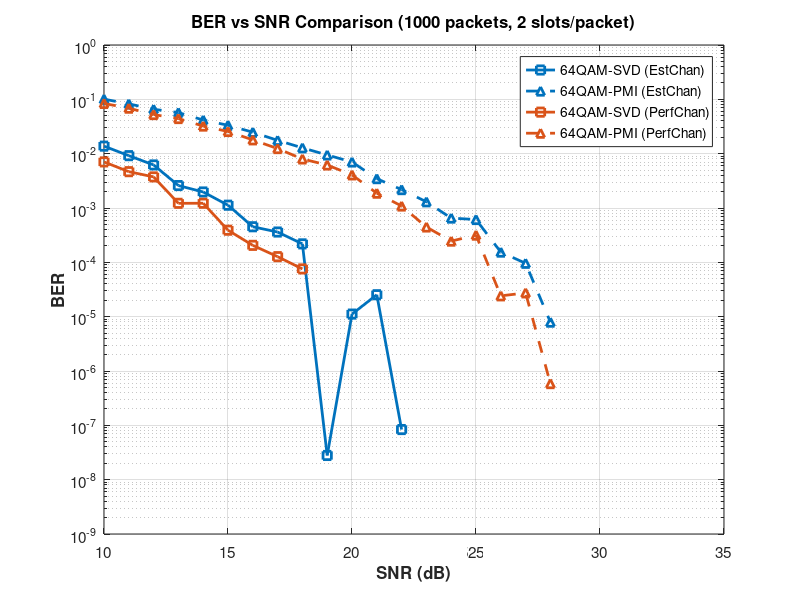

This figure's MATLAB source:
% Extract data from simulation results

% Channel Estimation (Practical) - 64QAM-SVD
SNRdB_64QAM_SVD_ChanEst = [10:35]';
BER_64QAM_SVD_ChanEst = [1.3755e-02; 9.1890e-03; 6.2026e-03; 2.5885e-03; 1.9715e-03; ...
    1.1263e-03; 4.5172e-04; 3.6122e-04; 2.1862e-04; 2.7889e-08; ...
    1.1156e-05; 2.5324e-05; 8.3668e-08; 0.0000e+00; 0.0000e+00; ...
    0.0000e+00; 0.0000e+00; 0.0000e+00; 0.0000e+00; 0.0000e+00; ...
    0.0000e+00; 0.0000e+00; 0.0000e+00; 0.0000e+00; 0.0000e+00; ...
    0.0000e+00];

% Channel Estimation (Practical) - 64QAM-PMI
SNRdB_64QAM_PMI_ChanEst = [10:35]';
BER_64QAM_PMI_ChanEst = [1.0078e-01; 8.2466e-02; 6.5724e-02; 5.7068e-02; 4.1605e-02; ...
    3.3318e-02; 2.4819e-02; 1.7580e-02; 1.2799e-02; 9.4566e-03; ...
    7.0259e-03; 3.4689e-03; 2.1782e-03; 1.2996e-03; 6.5189e-04; ...
    6.1340e-04; 1.5417e-04; 9.6023e-05; 7.9206e-06; 0.0000e+00; ...
    0.0000e+00; 0.0000e+00; 0.0000e+00; 0.0000e+00; 0.0000e+00; ...
    0.0000e+00];

% Perfect Channel - 64QAM-SVD
SNRdB_64QAM_SVD_PerfChan = [10:35]';
BER_64QAM_SVD_PerfChan = [7.0510e-03; 4.6622e-03; 3.7350e-03; 1.2199e-03; 1.2233e-03; ...
    3.9014e-04; 2.0538e-04; 1.2720e-04; 7.5636e-05; 0.0000e+00; ...
    0.0000e+00; 0.0000e+00; 0.0000e+00; 0.0000e+00; 0.0000e+00; ...
    0.0000e+00; 0.0000e+00; 0.0000e+00; 0.0000e+00; 0.0000e+00; ...
    0.0000e+00; 0.0000e+00; 0.0000e+00; 0.0000e+00; 0.0000e+00; ...
    0.0000e+00];

% Perfect Channel - 64QAM-PMI
SNRdB_64QAM_PMI_PerfChan = [10:35]';
BER_64QAM_PMI_PerfChan = [8.3980e-02; 6.8739e-02; 5.2397e-02; 4.4257e-02; 3.2179e-02; ...
    2.5590e-02; 1.7947e-02; 1.2395e-02; 7.9903e-03; 6.1846e-03; ...
    4.0658e-03; 1.8727e-03; 1.0868e-03; 4.4698e-04; 2.4565e-04; ...
    3.1654e-04; 2.4152e-05; 2.7387e-05; 5.8568e-07; 0.0000e+00; ...
    0.0000e+00; 0.0000e+00; 0.0000e+00; 0.0000e+00; 0.0000e+00; ...
    0.0000e+00];

% Store in cell arrays
SNRdB_all = {SNRdB_64QAM_SVD_ChanEst, SNRdB_64QAM_PMI_ChanEst, ...
             SNRdB_64QAM_SVD_PerfChan, SNRdB_64QAM_PMI_PerfChan};
avgBER_all = {BER_64QAM_SVD_ChanEst, BER_64QAM_PMI_ChanEst, ...
              BER_64QAM_SVD_PerfChan, BER_64QAM_PMI_PerfChan};

% Configuration
ModOrderList = [64, 64]; % ChanEst and PerfChan
pmiPrecodingList = [false, true]; % SVD, PMI
combinationLabels = {'64QAM-SVD (EstChan)', '64QAM-PMI (EstChan)', ...
                     '64QAM-SVD (PerfChan)', '64QAM-PMI (PerfChan)'};
numIter = 1000;
noSlotsSim = 2;

% Plotting
numCombinations = length(ModOrderList) * length(pmiPrecodingList);
modColors = lines(length(ModOrderList));
lineStyles = {'-', '--'};
markers = {'s', '^'};
for combIdx = 1:numCombinations
    modIdx = ceil(combIdx / length(pmiPrecodingList));
    pmiIdx = mod(combIdx - 1, length(pmiPrecodingList)) + 1;
    semilogy(SNRdB_all{combIdx}, avgBER_all{combIdx}, ... 
        'LineWidth', 2, ...
        'LineStyle', lineStyles{pmiIdx}, ...
        'Marker', markers{pmiIdx}, ...
        'MarkerSize', 6, ...
        'Color', modColors(modIdx, :), ...
        'DisplayName', combinationLabels{combIdx});
    hold on;
end
grid on;
hold off;
xlabel('SNR (dB)', 'FontSize', 12, 'FontWeight', 'bold');
ylabel('BER', 'FontSize', 12, 'FontWeight', 'bold');
title(sprintf('BER vs SNR Comparison (%d packets, %d slots/packet)', numIter, noSlotsSim), ...
    'FontSize', 14, 'FontWeight', 'bold');
legend('Location', 'best', 'FontSize', 10);
set(gca, 'FontSize', 11);
ylim([1e-9 1e0]);
